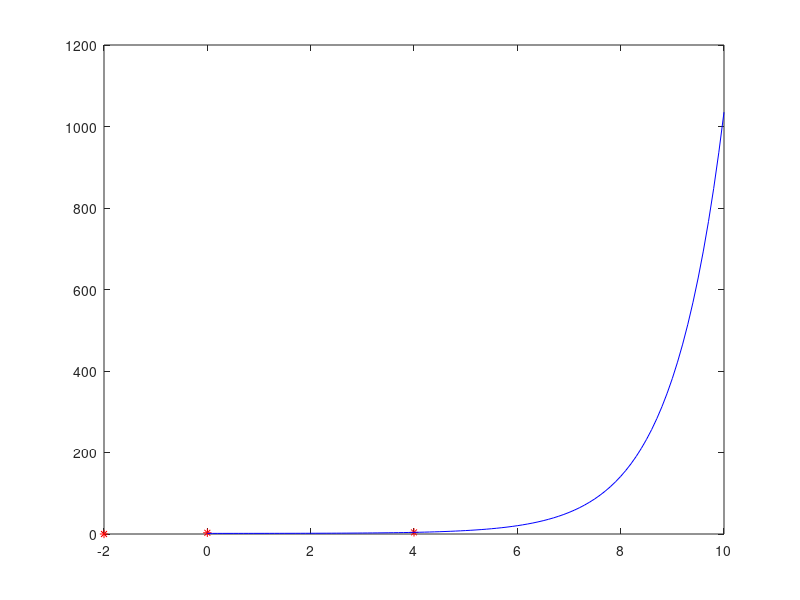

Reproduce this figure in MATLAB.
function [] = Bai_5_4()
    x = [-2, 0, 4];
    f = [0, 3, 4];
    N = length(x);
    SumX1 = sum(exp(x));
    SumX2 = sum(exp(2*x));
    SumFX = sum(f.*exp(x));
    SumF = sum(f);
    A = [SumX2, SumX1; SumX1 N];
    B = [SumFX ; SumF];

    format rat, ab = inv(A)*B

    plot(x,f,'r*'); hold on;
    X = 0:0.1:10;
    F = @(x)ab(1)*exp(x) + ab(2);
    FX = feval(F,X);
    plot(X,FX,'b-');
end